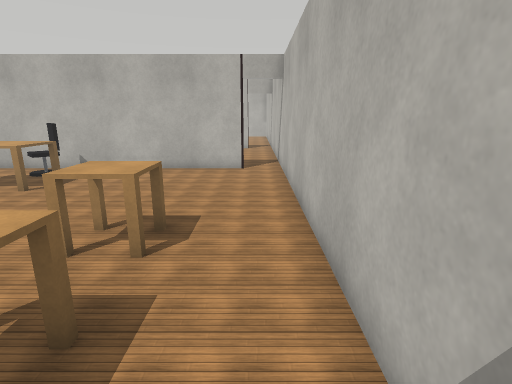
view 1 (above)

16 first-person views from a walk through a robot-simulator world made for Webots. The camera is 1.2 m above the floor, tilts 14° down and sees 80° across. Doors are drawn as open doorways. The floor is counted in squares, 0.5 m on a side. Each view is taken from the middle of a square. On the plan, view 1 faces up. The plan holds only what a view shows up to about 18 squares ahead; the rest is blank. The place goes on beyond the plan. Webots' stock objects and surfaces are drawn as simple stand-ins.

view 2
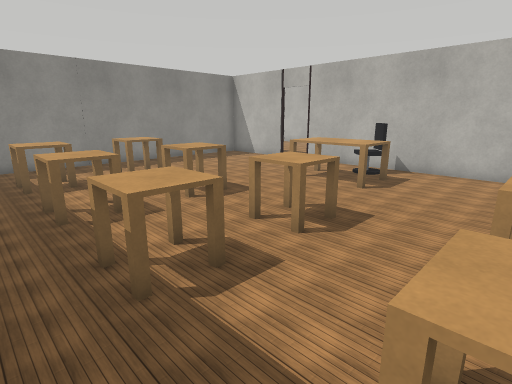

view 3
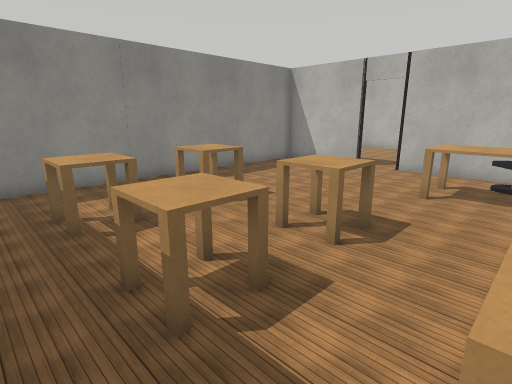

view 4
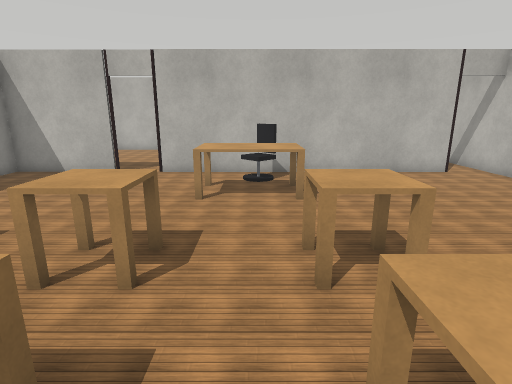

view 5
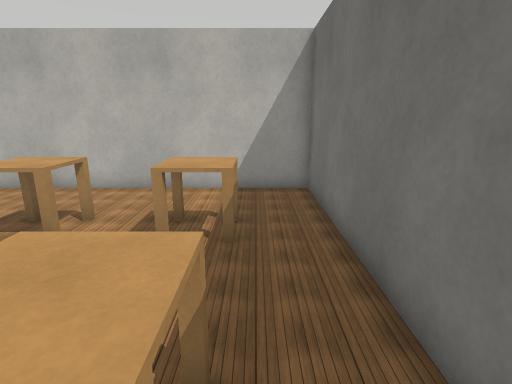

view 6
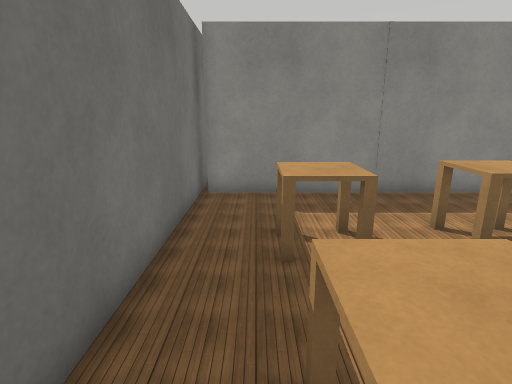

view 7
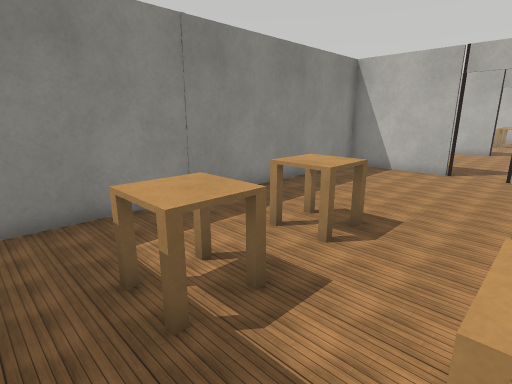

view 8
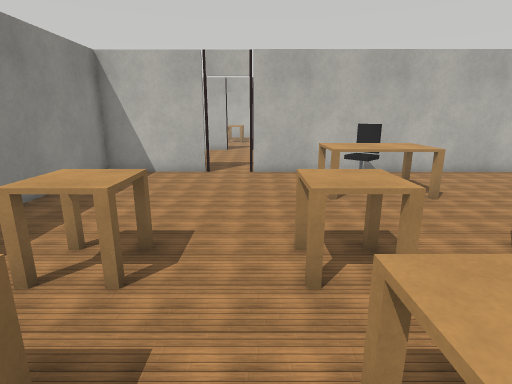

view 9
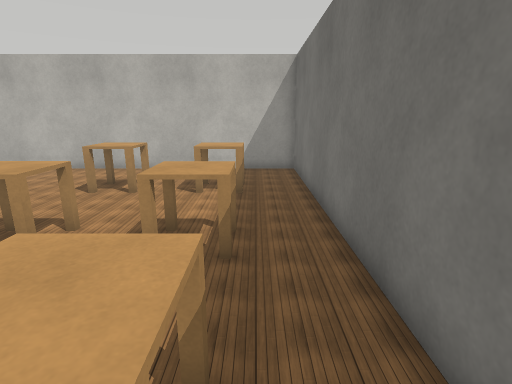

view 10
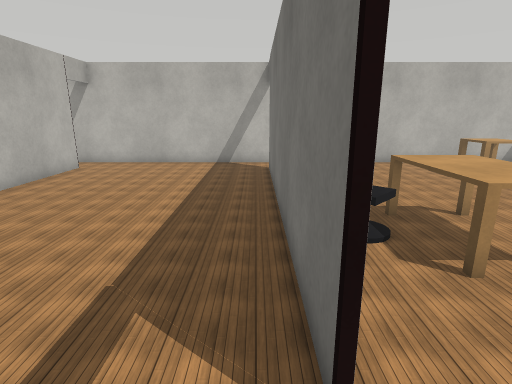

view 11
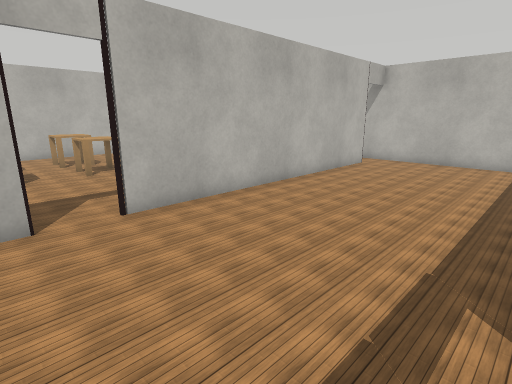

view 12
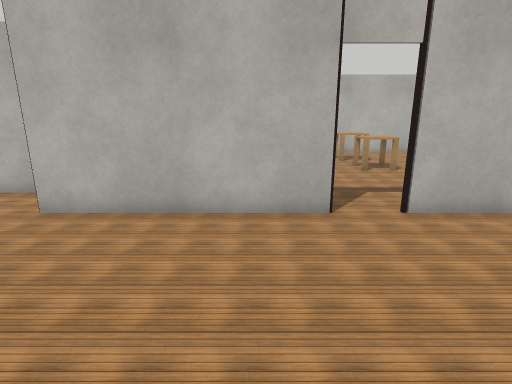

view 13
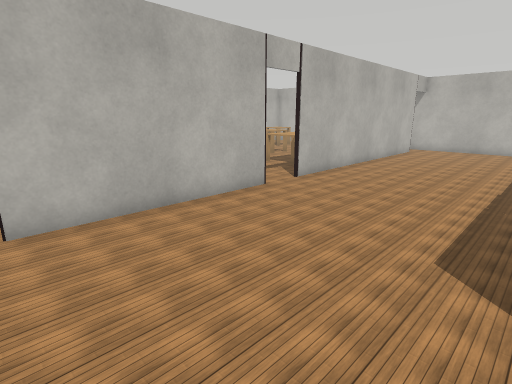

view 14
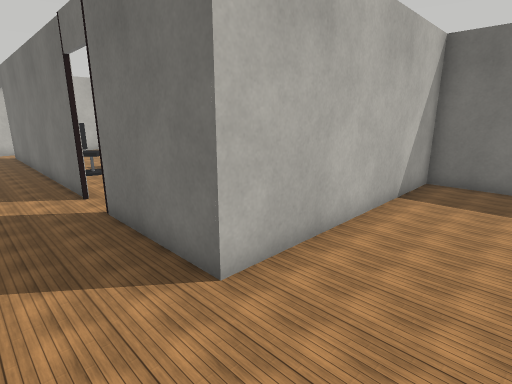

view 15
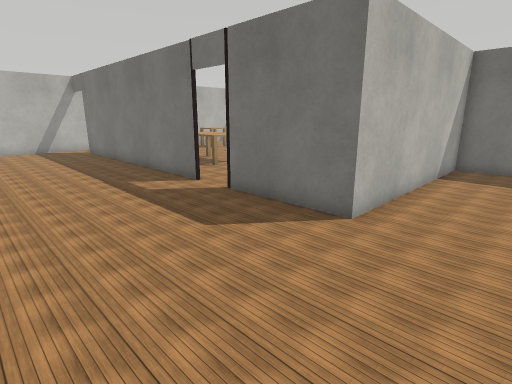

view 16
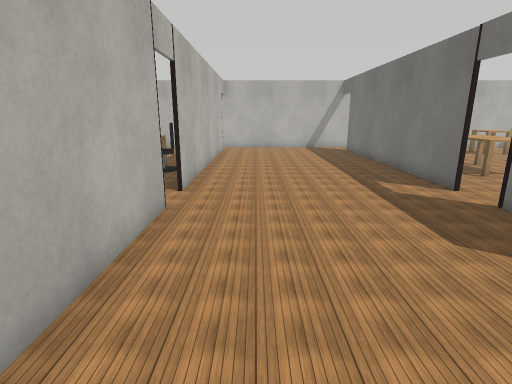

### Floor plan
Points are (right, up) in squares from view 1. A wall is a line through its corners. A room is listed if a view was taken in it or the views show most of it. See-through windows are left out.
Room 1 (views 1, 2, 3, 4, 5, 6, 7, 8, 9)
walls: (-15, 14.3) (-19.6, 14.3) (-19.6, -0.6); (-0.5, 14.3) (-13.2, 14.3); (-21, -0.8) (1.2, -0.8) (1.2, 14.1)
ways out: open door at (-14.5, 14) to room 2; open door at (0.5, 14) to room 2
objects: table (-16, 1) to (-15, 3); table (-16, 5) to (-15, 6); table (-12, 1) to (-11, 3); table (-12, 5) to (-11, 6); table (-11, 10) to (-8, 12); office chair (-9, 12) to (-8, 13); table (-8, 1) to (-7, 3); table (-8, 5) to (-7, 6); table (-3, 1) to (-2, 3); table (-3, 5) to (-2, 6)
Room 2 (views 10, 11, 12, 13, 14, 15, 16)
walls: (-13.4, 14.5) (-0.6, 14.5); (-15, 23.4) (-22.6, 23.4); (-0.5, 23.4) (-13.4, 23.4); (1.2, 14.1) (1.2, 24.5); (-22.1, 4.9) (-19.7, 4.9) (-19.7, 14.5) (-15, 14.5)
ways out: open door at (-14.5, 14) to room 1; open door at (0.5, 14) to room 1; open door at (-22.5, 24.5); open door at (-14.5, 23.5); open door at (0.5, 23.5)

Positions as (right, up) in squares from view 1, and headings:
1: (0, 0), facing up
2: (-3, 0), facing up-left
3: (-8, 0), facing up-left
4: (-9, 1), facing up
5: (-9, 1), facing right
6: (-10, 1), facing left
7: (-12, 0), facing up-left
8: (-13, 1), facing up
9: (-13, 1), facing right
10: (-15, 15), facing right
11: (-16, 16), facing up-right
12: (-17, 16), facing up
13: (-23, 16), facing up-right
14: (-23, 17), facing down-right
15: (-23, 21), facing down-right
16: (-23, 21), facing right
